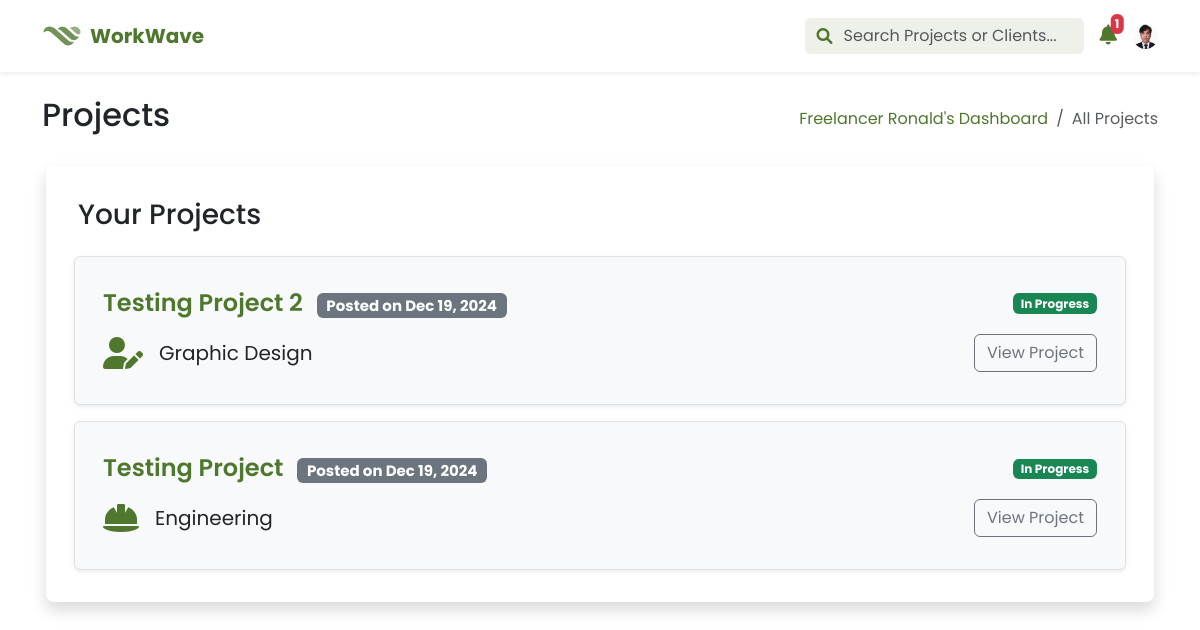
The page /pages/freelancer/projects.php (signed in) on the database its author committed.
### tables this page shows
CREATE TABLE `freelancer_applications` (
  `id` int(11) NOT NULL,
  `project_id` int(11) DEFAULT NULL,
  `user_id` int(11) DEFAULT NULL,
  `application_details` text NOT NULL,
  `portfolio_url` varchar(255) DEFAULT NULL,
  `application_status_id` int(11) NOT NULL DEFAULT 1,
  `application_date` datetime NOT NULL DEFAULT current_timestamp(),
  `created_at` timestamp NULL DEFAULT current_timestamp(),
  `updated_at` timestamp NULL DEFAULT current_timestamp() ON UPDATE current_timestamp()
);

CREATE TABLE `client_projects` (
  `id` int(11) NOT NULL,
  `user_id` int(11) DEFAULT NULL,
  `project_title` varchar(255) NOT NULL,
  `project_category_id` int(11) NOT NULL,
  `project_description` text DEFAULT NULL,
  `project_objective` text DEFAULT NULL,
  `project_status_id` int(11) NOT NULL DEFAULT 1,
  `project_connect_cost` int(11) DEFAULT 10,
  `project_merit_worth` int(11) DEFAULT 10,
  `created_at` timestamp NOT NULL DEFAULT current_timestamp(),
  `updated_at` timestamp NOT NULL DEFAULT current_timestamp() ON UPDATE current_timestamp()
);

### dist/php/process/proc_profile.php (called while the page is built, shortened)
<?php
$user_id = $_SESSION['user_id'];
$stmt = $mysqli->prepare("SELECT * FROM v_user_profile WHERE id = ?");
$stmt->bind_param("i", $user_id);
$stmt->execute();
$result = $stmt->get_result();
$user = $result->fetch_assoc();

### pages/freelancer/projects.php (the view, shortened to what this page needs)
<?php
include ('../../misc/modals.php');
include ('../../dist/php/process/proc_profile.php');
include ('header.php');
$query = "SELECT * FROM v_applications
          JOIN v_applications_ids ON v_applications.id = v_applications_ids.id
          JOIN v_project_details ON v_applications_ids.project_id = v_project_details.id
          WHERE v_applications_ids.user_id = ? AND v_applications.status = 'accepted'
          ORDER BY v_project_details.created_at DESC;";
$stmt = $mysqli->prepare($query);
$stmt->bind_param("i", $_SESSION['user_id']);
$stmt->execute();
$projects = $stmt->get_result()->fetch_all(MYSQLI_ASSOC);
$category_icons = [
    'Writing' => 'fa-solid fa-pen-nib',
    'Translation' => 'fa-solid fa-language',
    'Graphic Design' => 'fa-solid fa-user-pen',
    'Video and Animation' => 'fa-solid fa-video',
    'UI/UX Design' => 'fa-brands fa-figma',
    'Web Development' => 'fa-solid fa-globe',
    'Mobile Development' => 'fa-solid fa-mobile',
    'Software Development' => 'fa-solid fa-file-code',
    'Digital Marketing' => 'fa-solid fa-store',
    'Sales Support' => 'fa-solid fa-phone',
    'Advertising' => 'fa-solid fa-megaphone',
    'Virtual Assistance' => 'fa-solid fa-headset',
    'Data Entry' => 'fa-solid fa-database',
    'Customer Support' => 'fa-solid fa-phone',
    'Financial Skills' => 'fa-solid fa-coins',
    'Business Consulting' => 'fa-solid fa-briefcase',
    'Human Resources' => 'fa-solid fa-users',
    'IT Support' => 'fa-solid fa-screwdriver-wrench',
    'Networking' => 'fa-solid fa-network-wired',
    'DevOps' => 'fa-solid fa-gears',
    'Engineering' => 'fa-solid fa-helmet-safety',
    'Architecture' => 'fa-brands fa-unity',
    'Manufacturing' => 'fa-solid fa-industry',
    'Coaching & Development' => 'fa-solid fa-notes-medical',
    'Health & Wellness' => 'fa-solid fa-shield-heart',
    'Contract & Documentation' => 'fa-solid fa-file-contract',
    'Compliance & Research' => 'fa-solid fa-book',
    'Data Processing' => 'fa-solid fa-chart-simple',
    'Advanced Analytics' => 'fa-solid fa-chart-line',
    'Game Development Support' => 'fa-solid fa-gamepad',
    'Monetization & Coaching' => 'fa-solid fa-chalkboard-user'
];
?>
<!DOCTYPE html>
<html lang="en">
<head>
    <link href="https://cdn.jsdelivr.net/npm/bootstrap@5.3.0/dist/css/bootstrap.min.css" rel="stylesheet">
    <link rel="stylesheet" href="https://cdnjs.cloudflare.com/ajax/libs/font-awesome/6.0.0-beta3/css/all.min.css">
    <link rel="stylesheet" href="../../dist/css/custom.css">
</head>
<body>
    <section class="container-fluid poppins">
        <div class="container">
            <div class="row mt-4 align-items-center">
                <div class="col-12 col-md-6">
                    <h2 class="text-start">Projects</h2>
                </div>
                <div class="col-12 col-md-6 d-flex justify-content-md-end mt-3 mt-md-0">
                    <nav aria-label="breadcrumb">
                        <ol class="breadcrumb mb-0">
                            <li class="breadcrumb-item"><a href="dashboard.php"><?php echo htmlspecialchars($user['first_name']); ?>'s Dashboard</a></li>
                            <li class="breadcrumb-item active" aria-current="page">All Projects</li>
                        </ol>
                    </nav>
                </div>
            </div>
            <div class="row mt-4">
                <div class="container px-3">
                    <div class="card mb-4 shadow border-0 rounded-3">
                        <div class="card-body">
                            <div class="row my-3 mx-1 border-0">
                                <h3>Your Projects</h3>
                            </div>
                            <div class="row px-4">
                                <?php if (!empty($projects)): ?>
                                    <?php foreach ($projects as $project): ?>
                                        <div class="col-12 d-flex justify-content-center align-items-center p-4 rounded shadow-sm border mb-3 bg-light">
                                            <div class="col-12">
                                                <div class="row align-items-center px-3 py-2 rounded-top">
                                                    <div class="col-md-6 d-flex align-items-center ps-0">
                                                        <h5 class="mb-0">
                                                            <a href="project_details.php?id=<?php echo htmlspecialchars($project['id']); ?>"
                                                            class="text-green-50 fs-4 text-decoration-none fw-semibold">
                                                            <?php echo htmlspecialchars($project['project_title']); ?>
                                                            </a>
                                                            <span class="badge bg-secondary text-white ms-2 small">
                                                                Posted on <?php echo date('M d, Y', strtotime($project['created_at'])); ?>
                                                            </span>
                                                        </h5>
                                                    </div>
                                                    <div class="col-md-6 d-flex justify-content-end pe-0">
                                                        <span class="badge bg-success">
                                                            <?php echo ucfirst(htmlspecialchars($project['project_status'])); ?>
                                                        </span>
                                                    </div>
                                                </div>
                                                <div class="row align-items-center px-3 py-2 rounded-bottom">
                                                    <div class="col-md-6 d-flex align-items-center ms-0 ps-0">
                                                        <?php
                                                            $category = htmlspecialchars($project['project_category']);
                                                            $icon = $category_icons[$category] ?? 'fa-solid fa-folder';
                                                        ?>
                                                        <i class="<?php echo $icon; ?> me-3 text-green-50 fa-2x"></i>
                                                        <span class="fs-5">
                                                            <?php echo $category; ?>
                                                        </span>
                                                    </div>
                                                    <div class="col-md-6 d-flex justify-content-end pe-0">
                                                        <a href="project_details.php?id=<?php echo htmlspecialchars($project['project_id']); ?>"
                                                        class="btn btn-outline-secondary me-0">
                                                            View Project
                                                        </a>
                                                    </div>
                                                </div>
                                            </div>
                                        </div>
                                    <?php endforeach; ?>
                                <?php endif; ?>
                            </div>
                        </div>
                    </div>
            </div>
        </div>
    </section>
</body>
</html>

### rows shown on the page
freelancer_applications: project.project_title "Testing Project 2", project.created_at "Dec 19, 2024", project_status "In Progress", category "Graphic Design"
freelancer_applications: project.project_title "Testing Project", project.created_at "Dec 19, 2024", project_status "In Progress", category "Engineering"

### other values the page prints
$count "1"
$user['first_name'] "Freelancer Ronald"
